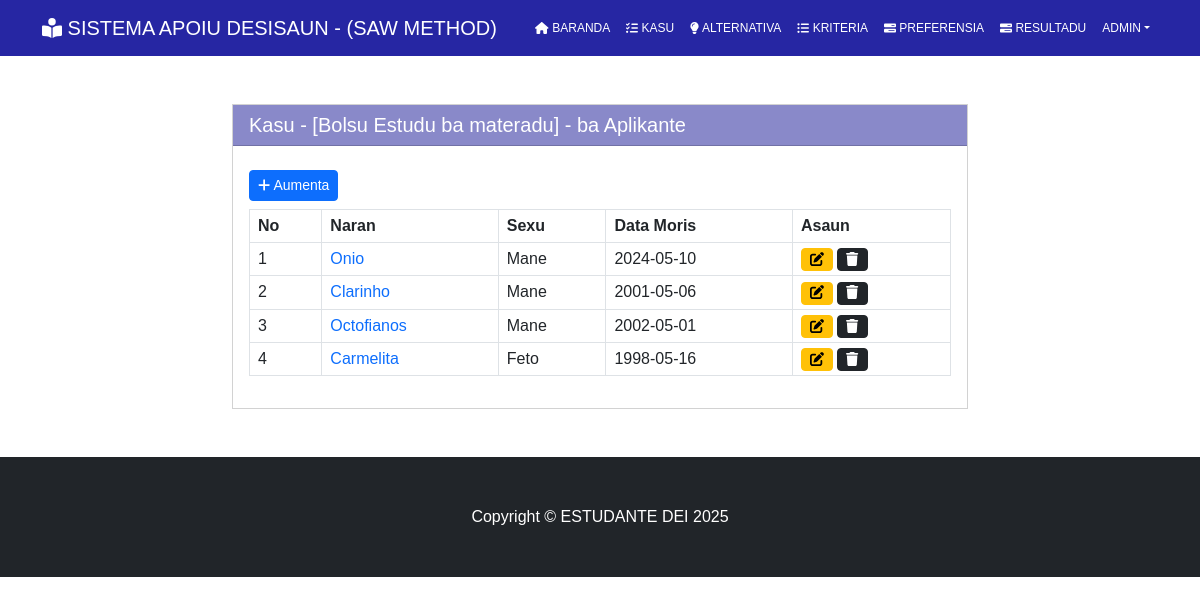
The page /dadus-pessoa-1.html on the database its author committed.
### tables this page shows
CREATE TABLE `t_kasu` (
  `id_kasu` int(11) NOT NULL,
  `naran_kasu` varchar(255) NOT NULL,
  `status` varchar(12) NOT NULL,
  `data_registu` date DEFAULT NULL
);

CREATE TABLE `t_pessoa` (
  `id_pessoa` int(11) NOT NULL,
  `naran` varchar(255) NOT NULL,
  `sexu` enum('Mane','Feto') NOT NULL,
  `data_moris` date NOT NULL,
  `id_kasu` int(11) NOT NULL,
  `abilidade` text NOT NULL,
  `nivel_edu` text NOT NULL
);

### class/class.php (called while the page is built, shortened)
<?php
class database
{
    protected $servername = 'localhost';
    protected $hostname = 'root';
    protected $password = '';
    protected $dbname = 'sad_db';
    protected $conn;
    public function __construct()
    {
        if (!isset($this->conn)) {
            $this->conn = new mysqli($this->servername, $this->hostname, $this->password, $this->dbname) ;
        }
        return $this->conn;
    }
}
class kasu extends database
{
    public function kasu_form($id)
    {
        $sql = "SELECT * FROM t_kasu WHERE id_kasu='$id'";
        $query = $this->conn->query($sql);
        if ($query->num_rows > 0) {
            while ($row = $query->fetch_assoc()) {
                $data[] = $row;
            }
            return $data;
        }
    }
}
class pessoa extends database
{
    public function pessoa_pessoa($id)
    {
        $sql = "SELECT * FROM t_pessoa p, t_kasu k WHERE p.id_kasu=k.id_kasu AND p.id_kasu='$id'";
        $query = $this->conn->query($sql);
        if ($query->num_rows > 0) {
            while ($row = $query->fetch_assoc()) {
                $data[] = $row;
            }
            return $data;
        }
    }
}

### modul/pessoa/pessoa.php (the view, shortened to what this page needs)
<?php
switch ($_GET['act']) {
    case 'read':?>
<div class="container my-5">
    <div class="row">
        <div class="col-md-2"></div>
        <div class="col-md-8">
            <div class="card rounded-0">
                <?php $kas = $kasu->kasu_form($_GET['id']); ?>
                <h5 class="card-header rounded-0" id="card-head">Kasu - [<?=$kas[0]['naran_kasu'];  ?>] - ba Aplikante
                </h5>
                <div class="card-body">
                    <div class="table-responsive">
                        <div class="my-2">
                            <a href="input-pessoa-<?=$_GET['id']?>.html" class="btn btn-sm btn-primary"><i
                                    class="fa fa-add"></i>
                                Aumenta</a>
                        </div>
                        <table class="table table-bordered">
                            <thead>
                                <th class="py-1">No</th>
                                <th class="py-1">Naran</th>
                                <th class="py-1">Sexu</th>
                                <th class="py-1">Data Moris</th>
                                <th class="py-1">Asaun</th>
                            </thead>
                            <tbody>
                                <?php $no = 1;
        $data_pess = $pesoa->pessoa_pessoa($_GET['id']);
        foreach ($data_pess as $row) {?>
                                <tr>
                                    <td class="py-1"><?=$no; ?></td>
                                    <td class="py-1"><a href="" class="text-decoration-none"><?=$row['naran']; ?></a>
                                    </td>
                                    <td class="py-1"><?=$row['sexu']; ?></td>
                                    <td class="py-1"><?=$row['data_moris']; ?></td>
                                    <td class="py-1">
                                        <a href="edit-pessoa-<?=$row['id_pessoa']?>-kasu-<?=$row['id_kasu']?>.html"
                                            class="btn btn-sm py-0 btn-warning"><i class="fa fa-edit"></i></a>
                                        <a href="modul/pessoa/aksi.php?act=delete&id_kasu=<?=$row['id_kasu']?>&id_pessoa=<?=$row['id_pessoa']?>"
                                            class="btn btn-sm py-0 btn-dark"><i class="fa fa-trash"></i></a>
                                    </td>
                                </tr>
                                <?php $no++;
        } ?>
                            </tbody>
                        </table>
                    </div>
                </div>
            </div>
        </div>
        <div class="col-md-2"></div>
    </div>
</div>
<?php break;
    case 'input': ?>
<?php } ?>

### .assets/css/local.css (style rules this page uses)
* { font-family: Arial; }
#card-head { background-color: #8989c9; color: white; }

### rows shown on the page
t_kasu: naran_kasu "Bolsu Estudu ba materadu"
t_pessoa: naran "Onio", sexu "Mane", data_moris "2024-05-10"
t_pessoa: naran "Clarinho", sexu "Mane", data_moris "2001-05-06"
t_pessoa: naran "Octofianos", sexu "Mane", data_moris "2002-05-01"
t_pessoa: naran "Carmelita", sexu "Feto", data_moris "1998-05-16"
